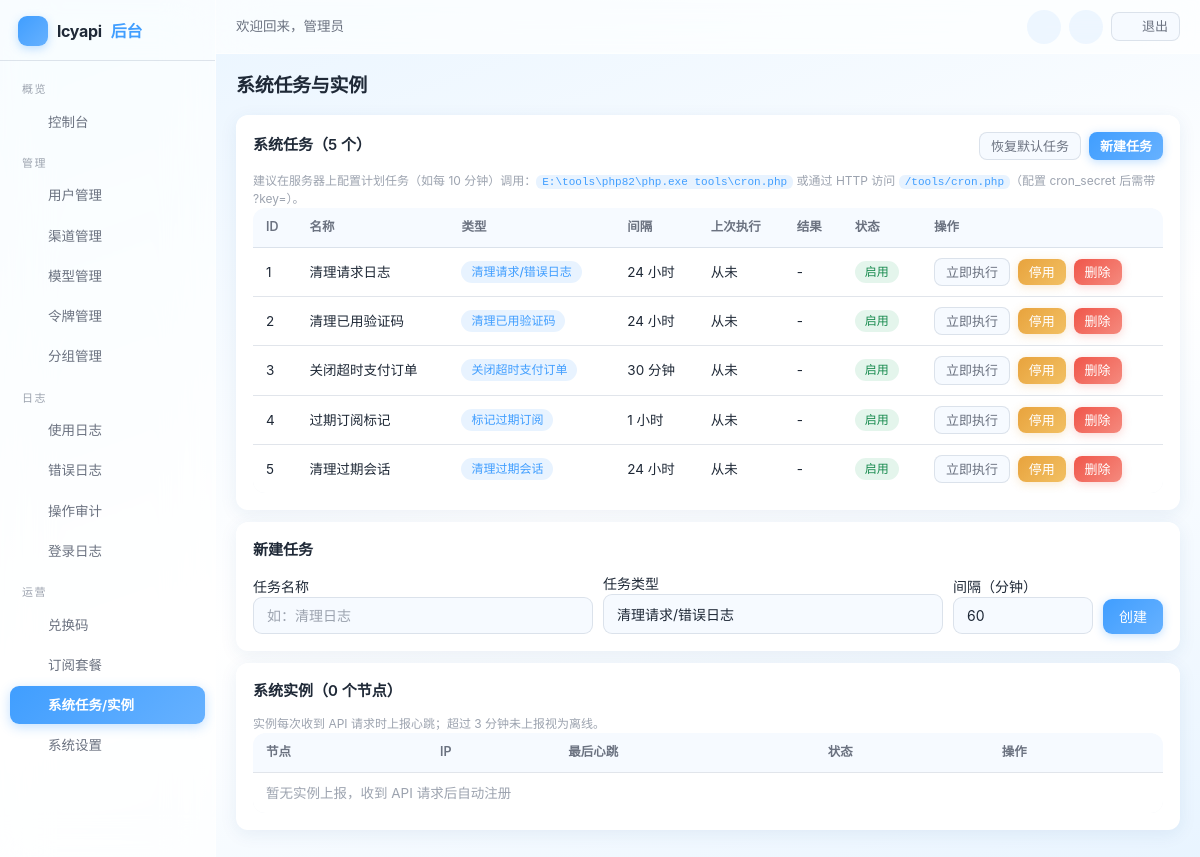
Page /admin/system/index.php (signed in) on the earlier database version.
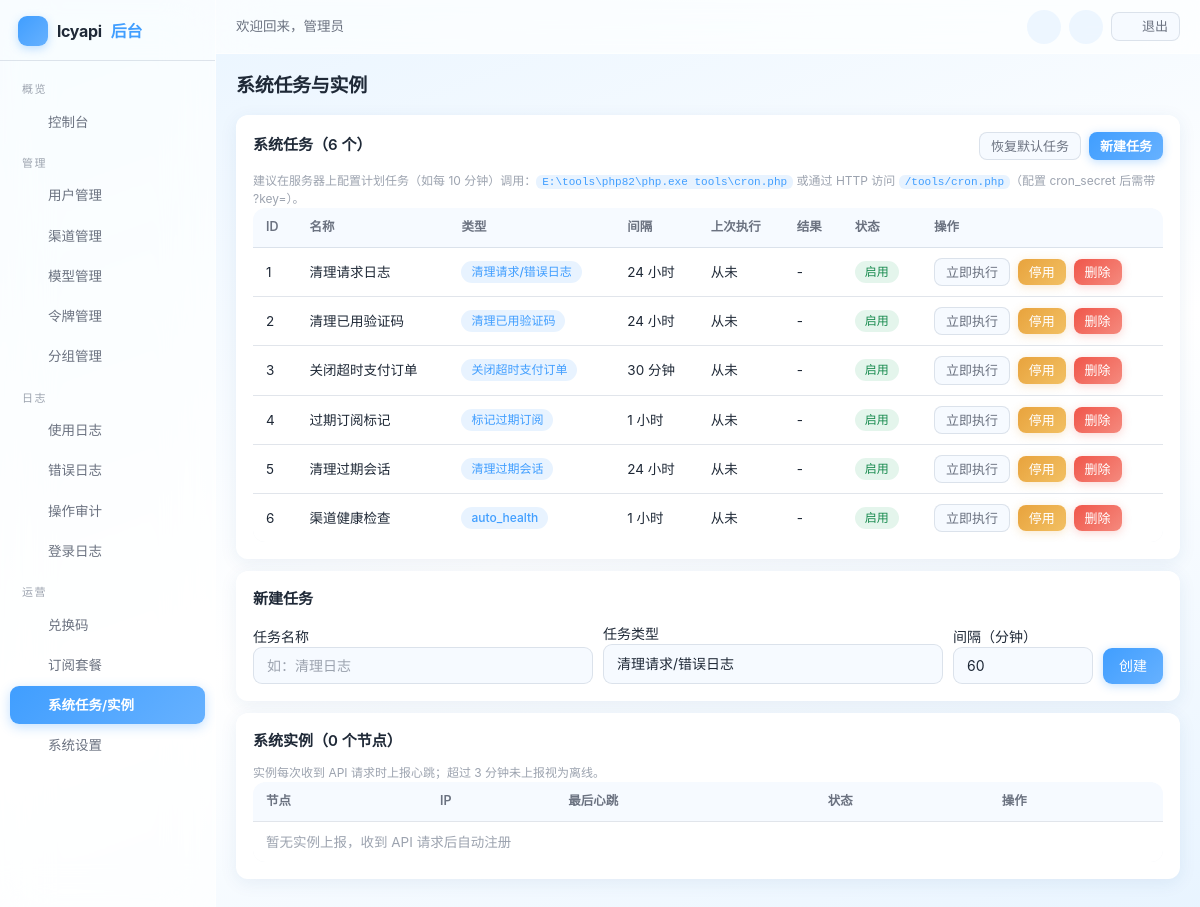
Same page on the later database version.
### tables this page shows
CREATE TABLE IF NOT EXISTS settings (
    `key` VARCHAR(50) NOT NULL PRIMARY KEY,
    value TEXT DEFAULT NULL,
    type VARCHAR(20) NOT NULL DEFAULT 'string',
    description VARCHAR(255) DEFAULT NULL,
    updated_at DATETIME NOT NULL DEFAULT CURRENT_TIMESTAMP ON UPDATE CURRENT_TIMESTAMP
);

CREATE TABLE IF NOT EXISTS users (
    id INT UNSIGNED AUTO_INCREMENT PRIMARY KEY,
    username VARCHAR(50) NOT NULL,
    email VARCHAR(100) DEFAULT NULL,
    email_verified TINYINT NOT NULL DEFAULT 0 COMMENT '邮箱已验证',
    password VARCHAR(255) NOT NULL,
    nickname VARCHAR(50) DEFAULT NULL,
    avatar VARCHAR(255) DEFAULT NULL,
    role ENUM('admin','user') NOT NULL DEFAULT 'user',
    quota DECIMAL(14,6) NOT NULL DEFAULT 0.000000,
    used_quota DECIMAL(14,6) NOT NULL DEFAULT 0.000000,
    total_quota DECIMAL(14,6) NOT NULL DEFAULT 0.000000,
    status TINYINT NOT NULL DEFAULT 1,
    totp_secret VARCHAR(64) DEFAULT NULL COMMENT 'TOTP 密钥(Base32)',
    totp_enabled TINYINT NOT NULL DEFAULT 0 COMMENT '已开启2FA',
    backup_codes TEXT DEFAULT NULL COMMENT '2FA备份码(哈希JSON)',
    api_count INT UNSIGNED NOT NULL DEFAULT 0,
    aff_code VARCHAR(16) DEFAULT NULL COMMENT '我的邀请码',
    aff_by INT UNSIGNED DEFAULT NULL COMMENT '邀请人用户ID',
    aff_quota DECIMAL(14,6) NOT NULL DEFAULT 0.000000 COMMENT '待转入的邀请收益',
    aff_history_quota DECIMAL(14,6) NOT NULL DEFAULT 0.000000 COMMENT '累计邀请收益',
    `group` VARCHAR(32) NOT NULL DEFAULT 'default' COMMENT '用户分组',
    last_login_at DATETIME DEFAULT NULL,
    last_login_ip VARCHAR(45) DEFAULT NULL,
    created_at DATETIME NOT NULL DEFAULT CURRENT_TIMESTAMP,
    updated_at DATETIME NOT NULL DEFAULT CURRENT_TIMESTAMP ON UPDATE CURRENT_TIMESTAMP,
    UNIQUE KEY uk_username (username),
    UNIQUE KEY uk_email (email),
    UNIQUE KEY uk_aff_code (aff_code),
    KEY idx_status (status),
    KEY idx_aff_by (aff_by)
);

CREATE TABLE IF NOT EXISTS system_tasks (
    id INT UNSIGNED AUTO_INCREMENT PRIMARY KEY,
    name VARCHAR(50) NOT NULL,
    type VARCHAR(50) NOT NULL COMMENT 'clean_logs/close_expired_orders/expire_subscriptions/clean_verifications',
    status TINYINT NOT NULL DEFAULT 1 COMMENT '1启用 0停用',
    `interval` INT UNSIGNED NOT NULL DEFAULT 3600 COMMENT '执行间隔秒',
    last_run_at DATETIME DEFAULT NULL,
    last_result VARCHAR(500) DEFAULT NULL,
    created_at DATETIME NOT NULL DEFAULT CURRENT_TIMESTAMP,
    KEY idx_status (status)
);

### includes/functions.php (called while the page is built, shortened)
<?php
function config($key = null, $default = null)
{
    $config = $GLOBALS['__config'];
    $parts = explode('.', $key);
    $value = $config;
    foreach ($parts as $part) {
        if (!is_array($value) || !array_key_exists($part, $value)) {
            return $default;
        }
        $value = $value[$part];
    }
    return $value;
}
function e($str)
{
    return htmlspecialchars((string)$str, ENT_QUOTES, 'UTF-8');
}
function setting($key, $default = null)
{
    $value = Cache::remember('setting:' . $key, 60, function () use ($key) {
        $row = DB::fetch('SELECT value FROM settings WHERE `key` = :k', ['k' => $key]);
        return $row === false ? '__NULL__' : $row['value'];
    });
    return $value === '__NULL__' ? $default : $value;
}
function base_url($path = '')
{
    $url = rtrim(config('site.url', '/'), '/');
    return $url . ($path !== '' ? '/' . ltrim($path, '/') : '');
}

### includes/cache.php (called while the page is built, shortened)
<?php
class Cache
{
    private static $enabled = true;
    public static function setConfig($config)
    {
        self::$enabled = $config['enabled'];
    }
    public static function get($key)
    {
        if (!self::$enabled) {
            return false;
        }
        $file = self::getFilePath($key);
        $data = @file_get_contents($file);
        $value = @json_decode($data, true);
        return $value;
    }
    public static function set($key, $value, $ttl = 0)
    {
        if (!self::$enabled) {
            return false;
        }
        return true;
    }
    public static function remember($key, $ttl, $callback)
    {
        $cached = self::get($key);
        $value = $callback();
        return $value;
    }
}

### includes/db.php (called while the page is built, shortened)
<?php
class DB
{
    private static $pdo = null;
    public static function init($config)
    {
        $dsn = sprintf('mysql:host=%s;port=%d;dbname=%s;charset=%s', $config['host'], $config['port'], $config['name'], $config['charset']);
        self::$pdo = new PDO($dsn, $config['user'], $config['pass'], [
            PDO::ATTR_ERRMODE => PDO::ERRMODE_EXCEPTION,
            PDO::ATTR_DEFAULT_FETCH_MODE => PDO::FETCH_ASSOC,
            PDO::ATTR_EMULATE_PREPARES => false,
            PDO::ATTR_TIMEOUT => 5,
        ]);
    }
    public static function getInstance()
    {
        return self::$pdo;
    }
    public static function query($sql, $params = [])
    {
        $stmt = self::getInstance()->prepare($sql);
        $stmt->execute($params);
        return $stmt;
    }
    public static function fetch($sql, $params = [])
    {
        $stmt = self::query($sql, $params);
        return $stmt->fetch() ?: false;
    }
    public static function fetchAll($sql, $params = [])
    {
        return self::query($sql, $params)->fetchAll();
    }
}

### includes/auth.php (called while the page is built, shortened)
<?php
class Auth
{
    public static function check()
    {
        $user = User::find((int)$_SESSION[self::SESSION_KEY]);
        return true;
    }
    public static function user()
    {
        return $GLOBALS['__current_user'];
    }
}

### includes/user.php (called while the page is built, shortened)
<?php
class User
{
    public static function find($id)
    {
        return DB::fetch('SELECT * FROM users WHERE id = ?', [(int)$id]);
    }
}

### includes/admin.php (called while the page is built, shortened)
<?php
class Admin
{
    public static function requireAdmin()
    {
        if (!Auth::check() || !Auth::isAdmin()) {
            redirect(base_url('admin/login.php'));
        }
    }
}

### admin/system/index.php (the view, shortened to what the rows shown need)
<?php
$tasks = DB::fetchAll('SELECT * FROM system_tasks ORDER BY id ASC');
$taskTypes = [
    'clean_logs' => '清理请求/错误日志',
    'clean_verifications' => '清理已用验证码',
    'close_expired_orders' => '关闭超时支付订单',
    'expire_subscriptions' => '标记过期订阅',
    'expire_sessions' => '清理过期会话',
];
?>
<?php require dirname(__DIR__) . '/templates/header.php'; ?>
<div class="card">
    <table class="table">
        <thead><tr><th>ID</th><th>名称</th><th>类型</th><th>间隔</th><th>上次执行</th><th>结果</th><th>状态</th><th>操作</th></tr></thead>
        <tbody>
        <?php foreach ($tasks as $task) : ?>
            <tr>
                <td><?php echo $task['id']; ?></td>
                <td><?php echo e($task['name']); ?></td>
                <td><span class="badge badge-blue"><?php echo isset($taskTypes[$task['type']]) ? $taskTypes[$task['type']] : e($task['type']); ?></span></td>
                <td><?php echo $task['interval'] >= 3600 ? round($task['interval'] / 3600, 1) . ' 小时' : round($task['interval'] / 60) . ' 分钟'; ?></td>
                <td><?php echo e($task['last_run_at'] ?: '从未'); ?></td>
                <td style="max-width:260px; word-break:break-all;"><?php echo e($task['last_result'] ?: '-'); ?></td>
                <td><?php echo $task['status'] ? '<span class="badge badge-green">启用</span>' : '<span class="badge badge-gray">停用</span>'; ?></td>
                <td style="white-space:nowrap;">
                    <form method="post" style="display:inline-block; margin-right:4px;">
                        <button type="submit" class="btn btn-sm btn-secondary">立即执行</button>
                    </form>
                    <form method="post" style="display:inline-block; margin-right:4px;">
                        <button type="submit" class="btn btn-sm btn-warning"><?php echo $task['status'] ? '停用' : '启用'; ?></button>
                    </form>
                    <form method="post" style="display:inline-block;" data-confirm-title="删除任务" data-confirm-msg="删除后需重新配置。" data-confirm-ok="删除">
                        <button type="submit" class="btn btn-sm btn-danger">删除</button>
                    </form>
                </td>
            </tr>
        <?php endforeach; ?>
        </tbody>
    </table>
</div>
<div class="card">
    <table class="table">
        <thead><tr><th>节点</th><th>IP</th><th>最后心跳</th><th>状态</th><th>操作</th></tr></thead>
    </table>
</div>
<?php require dirname(__DIR__) . '/templates/footer.php'; ?>

### admin/templates/header.php (shortened to what the rows shown need)
<?php
Admin::requireAdmin();
$adminUser = Auth::user();
$requestPath = isset($_SERVER['REQUEST_URI']) ? parse_url($_SERVER['REQUEST_URI'], PHP_URL_PATH) : '';
function admin_nav($needle, $requestPath)
{
    return strpos($requestPath, $needle) !== false ? 'active' : '';
}
?>
<!DOCTYPE html>
<html lang="zh-CN">
<head>
<link rel="stylesheet" href="<?php echo base_url('assets/css/common.css'); ?>">
<link rel="stylesheet" href="<?php echo base_url('assets/css/admin.css'); ?>">
</head>
<body>
<div class="admin-layout">
    <aside class="admin-sidebar" id="adminSidebar">
        <div class="brand">
            <span class="brand-logo"><?php echo svg_icon('zap'); ?></span>
            <?php echo e(setting('site_name', config('site.name'))); ?><span>后台</span>
        </div>
        <nav class="menu">
            <div class="group-title">概览</div>
            <a class="<?php echo admin_nav('/admin/index.php', $requestPath); ?>" href="<?php echo base_url('admin/index.php'); ?>"><?php echo svg_icon('home'); ?>控制台</a>
            <div class="group-title">管理</div>
            <a class="<?php echo admin_nav('/admin/users/', $requestPath); ?>" href="<?php echo base_url('admin/users/index.php'); ?>"><?php echo svg_icon('users'); ?>用户管理</a>
            <a class="<?php echo admin_nav('/admin/channels/', $requestPath); ?>" href="<?php echo base_url('admin/channels/index.php'); ?>"><?php echo svg_icon('channel'); ?>渠道管理</a>
            <a class="<?php echo admin_nav('/admin/models/', $requestPath); ?>" href="<?php echo base_url('admin/models/index.php'); ?>"><?php echo svg_icon('cpu'); ?>模型管理</a>
            <a class="<?php echo admin_nav('/admin/tokens/', $requestPath); ?>" href="<?php echo base_url('admin/tokens/index.php'); ?>"><?php echo svg_icon('key'); ?>令牌管理</a>
            <a class="<?php echo admin_nav('/admin/groups/', $requestPath); ?>" href="<?php echo base_url('admin/groups/index.php'); ?>"><?php echo svg_icon('ratio'); ?>分组管理</a>
            <div class="group-title">日志</div>
            <a class="<?php echo admin_nav('/admin/logs/', $requestPath); ?>" href="<?php echo base_url('admin/logs/index.php'); ?>"><?php echo svg_icon('list'); ?>使用日志</a>
            <a class="<?php echo admin_nav('/admin/errors/', $requestPath); ?>" href="<?php echo base_url('admin/errors/index.php'); ?>"><?php echo svg_icon('alert'); ?>错误日志</a>
            <a class="<?php echo admin_nav('/admin/audit/', $requestPath); ?>" href="<?php echo base_url('admin/audit/index.php'); ?>"><?php echo svg_icon('shield'); ?>操作审计</a>
            <a class="<?php echo admin_nav('/admin/login-logs/', $requestPath); ?>" href="<?php echo base_url('admin/login-logs/index.php'); ?>"><?php echo svg_icon('check'); ?>登录日志</a>
            <div class="group-title">运营</div>
            <a class="<?php echo admin_nav('/admin/codes/', $requestPath); ?>" href="<?php echo base_url('admin/codes/index.php'); ?>"><?php echo svg_icon('gift'); ?>兑换码</a>
            <a class="<?php echo admin_nav('/admin/subscriptions/', $requestPath); ?>" href="<?php echo base_url('admin/subscriptions/index.php'); ?>"><?php echo svg_icon('crown'); ?>订阅套餐</a>
            <a class="<?php echo admin_nav('/admin/system/', $requestPath); ?>" href="<?php echo base_url('admin/system/index.php'); ?>"><?php echo svg_icon('server'); ?>系统任务/实例</a>
            <a class="<?php echo admin_nav('/admin/settings/', $requestPath); ?>" href="<?php echo base_url('admin/settings/index.php'); ?>"><?php echo svg_icon('settings'); ?>系统设置</a>
        </nav>
    </aside>
    <div class="admin-main">
        <div class="admin-topbar">
            <div class="topbar-left">
                <span class="greeting">欢迎回来，<?php echo e($adminUser['nickname'] ?: $adminUser['username']); ?></span>
            </div>
        </div>
        <div class="admin-content">

Differences in the rows shown:
added system_tasks: id "6", name "渠道健康检查", type "auto_health", $task['interval']/3600 "1", last_run_at "从未", last_result "-", status "启用"
Other differences:
count($tasks): "5" → "6"
